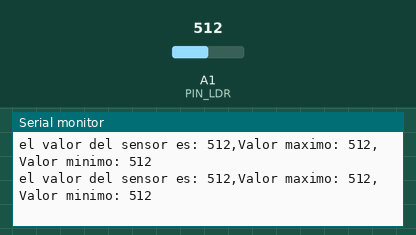
Simulated run of this sketch. Board: Arduino Uno, built with avr-gcc and run on an emulated ATmega328P. Parts: the last lines printed to the serial monitor. The inputs (shaded band) are chosen by the test bench; at power-on: A1 (PIN_LDR) = 512.

Above: at 1.3 s.
1.4 s: A1 (PIN_LDR) set to 716
At 1.9 s:
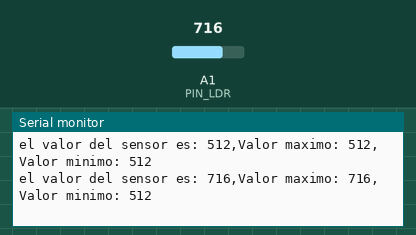
2.9 s: A1 (PIN_LDR) set to 900
At 3.4 s:
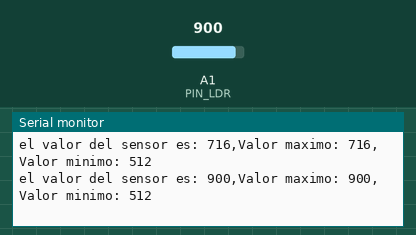
Timing chart, 0 to 5.9 s (numbered marks = the images above; inputs shaded):
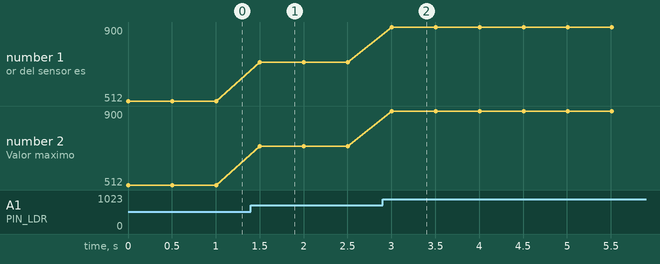

The sketch:

Ejercicio03-Ines.ino
```cpp
#define PIN_LDR A1
int V_max = 0;
int V_min = 1023;

void setup() {
 Serial.begin(9600);
}

void loop() {
 //Valor inicial del sensor
 int sensorValue = analogRead(PIN_LDR);
 //Calculo los valores maximos y minimos, comparando el actual con
 //el que devuelve el sensor
 V_max = max(V_max,sensorValue);
 V_min = min(V_min,sensorValue);
 //saco por pantalla dichos valores
 Serial.print("el valor del sensor es: ");
 Serial.print(sensorValue);
 Serial.print(",");
 Serial.print("Valor maximo: ");
 Serial.print(V_max);
 Serial.print(",");
 Serial.print("Valor minimo: ");
 Serial.println(V_min);
 delay(500);
}
```

Measured:
- after the input at 1.4 s, the serial monitor: prints a new line after 0.10 s (image 1)
- after the input at 2.9 s, the serial monitor: prints a new line after 0.11 s (image 2)
- plotted number 1: 512 → 716 after the input at 1.4 s, 716 → 900 after the input at 2.9 s
- plotted number 2: 512 → 716 after the input at 1.4 s, 716 → 900 after the input at 2.9 s
